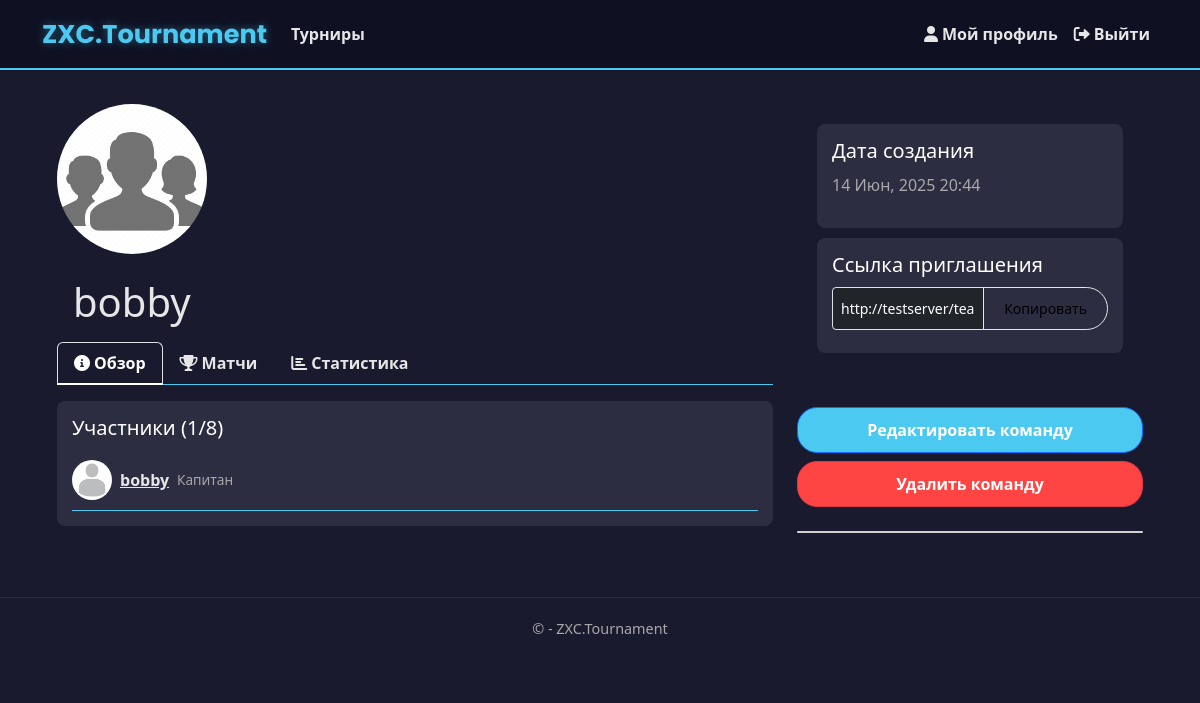
Page /team/3/ (signed in) on the committed database.
### app/models.py (models this page shows, shortened)
class Team(models.Model):
    name = models.CharField(
        max_length=20,
        unique=True,
        verbose_name="Название команды",
        error_messages={
            'unique': "Команда с таким названием уже существует"
        }
    )
    avatar = models.ImageField(
        upload_to='team_avatars/',
        default='team_avatars/default_team.jpg',
        blank=True,
        null=True,
        verbose_name="Аватар команды"
    )
    captain = models.ForeignKey(
        User,
        on_delete=models.CASCADE,
        related_name='captained_teams',
        verbose_name="Капитан"
    )
    members = models.ManyToManyField(
        User,
        related_name='teams',
        blank=True,
        verbose_name="Участники"
    )
    created_at = models.DateTimeField(
        auto_now_add=True,
        verbose_name="Дата создания"
    )
    invite_code = models.CharField(
        max_length=32,
        unique=True,
        verbose_name="Код приглашения"
    )
    class Meta:
        verbose_name = 'Команда'
        verbose_name_plural = 'Команды'
        ordering = ['-created_at']
    def member_count(self):
        if not self.pk:
            return 0
        return self.members.count()
    def is_captain(self, user):
        return self.captain == user
    def is_member(self, user):
        return self.members.filter(pk=user.pk).exists()
    def get_all_members(self):
        if not self.pk:
            return []
        members = list(self.members.all())
        if self.captain not in members:
            members.insert(0, self.captain)
        return members

class UserProfile(models.Model):
    user = models.OneToOneField(User, on_delete=models.CASCADE)
    email_confirmed = models.BooleanField(default=False)
    avatar = models.ImageField(
        upload_to='avatars/',
        default='avatars/default.jpg',
        blank=True,
        null=True
    )
    team = models.ForeignKey(Team, on_delete=models.SET_NULL, null=True, blank=True, related_name='team_members')
    bio = models.TextField(blank=True, null=True)

### app/views.py (the view)
# urls.py: path('team/<int:team_id>/', views.team_page, name='team_page'),
@login_required
def team_page(request, team_id):
    team = get_object_or_404(Team, id=team_id)
    is_member = team.is_member(request.user)
    is_captain = team.is_captain(request.user)
    return render(request, 'app/teams/team_page.html', {
        'team': team,
        'is_member': is_member,
        'is_captain': is_captain,
        'invite_link': request.build_absolute_uri(
            reverse('join_team', kwargs={'invite_code': team.invite_code}))
    })

### app/templates/app/teams/team_page.html (shortened to what this page needs)
{% extends "app/layout.html" %}
{% load static %}
{% block content %}
<div class="container mt-4">
    <div class="row">
        <div class="col-md-8">
            <div class="align-items-center mb-3">
                <img src="{% if team.avatar %}{{ team.avatar.url }}{% else %}/media/team_avatars/default.jpg{% endif %}"
                     class="img-fluid rounded-circle mb-4"
                     style="width: 150px; height: 150px; object-fit: cover;">
                <h1 class="mb-0 ms-3">{{ team.name }}</h1>
            </div>
            <ul class="nav nav-tabs">
                <li class="nav-item">
                    <a class="nav-link active" href="#overview" data-bs-toggle="tab">
                        <i class="fas fa-info-circle me-1"></i>Обзор
                    </a>
                </li>
                <li class="nav-item">
                    <a class="nav-link" href="#matches" data-bs-toggle="tab">
                        <i class="fas fa-trophy me-1"></i>Матчи
                    </a>
                </li>
                <li class="nav-item">
                    <a class="nav-link" href="#statistics" data-bs-toggle="tab">
                        <i class="fas fa-chart-bar me-1"></i>Статистика
                    </a>
                </li>
            </ul>
            <div class="tab-content mt-3">
                <div id="overview" class="tab-pane fade show active">
                    <div class="info-block">
                        <h5>Участники ({{ team.member_count }}/8)</h5>
                        {% for member in team.get_all_members %}
                        <div class="member-card d-flex align-items-center justify-content-between">
                            <div class="d-flex align-items-center gap-2">
                                <img src="{{ member.userprofile.avatar.url }}" alt="{{ member.username }}" class="member-avatar">
                                <a href="{% url 'view_profile' username=member.username %}" class="member-name">
                                    {{ member.username }}
                                </a>
                                <span class="member-role">
                                    {% if member == team.captain %}
                                    Капитан
                                    {% else %}
                                    Участник
                                    {% endif %}
                                </span>
                            </div>
                        </div>
                        {% empty %}
                        <p class="text-muted">Пока никто не присоединился к команде</p>
                        {% endfor %}
                    </div>
                </div>
            </div>
        </div>
        <div class="col-md-4">
            <div class="right-column">
                <div class="info-box">
                    <h5>Дата создания</h5>
                    <p>{{ team.created_at|date:"d M, Y H:i" }}</p>
                </div>
                {% if is_captain %}
                <div class="info-box">
                    <h5>Ссылка приглашения</h5>
                    <div class="input-group mb-2">
                        <input type="text"
                               class="form-control form-control-sm bg-dark text-white"
                               value="{{ invite_link }}"
                               id="inviteLink"
                               readonly>
                        <button class="btn btn-outline-secondary btn-sm" type="button" onclick="copyInviteLink()">
                            Копировать
                        </button>
                    </div>
                </div>
                {% endif %}
            </div>
            {% if is_captain %}
            <div class="action-buttons mt-4">
                <a href="{% url 'edit_team' team_id=team.id %}" class="btn btn-primary mb-2 w-100">
                    Редактировать команду
                </a>
                <a href="{% url 'delete_team' team_id=team.id %}" class="btn btn-danger w-100">
                    Удалить команду
                </a>
            </div>
            {% endif %}
            <div class="card mt-4 mb-4">
            </div>
        </div>
    </div>
</div>
{% endblock %}

### static/app/content/site.css (style rules this page uses)
body { padding-top: 10px; padding-bottom: 10px; }
input, select, textarea { max-width: 280px; }
body { background-color: #1a1a2e; color: #e6e6e6; font-family: 'Segoe UI', Tahoma, Geneva, Verdana, sans-serif; }

### app/templates/app/layout.html (style rules this page uses)
.nav-link { color: #e6e6e6 !important; font-weight: 500; transition: color 0.3s ease; }

### app/templates/app/teams/team_page.html (style rules this page uses)
.nav-tabs { border-bottom: 1px solid #4cc9f0; }
.nav-link { color: #e6e6e6; font-weight: bold; }
.nav-link.active { background-color: transparent !important; color: white !important; border-bottom: 2px solid #4cc9f0; }
.info-block { background-color: #2d2d42; padding: 15px; margin-bottom: 20px; border-radius: 8px; }
.info-block h5 { color: #ffffff; margin-bottom: 10px; }
.btn-primary { background-color: #4cc9f0; color: white; font-weight: bold; padding: 10px 20px; border-radius: 20px; }
.btn-danger { background-color: #ff4444; color: white; font-weight: bold; padding: 10px 20px; border-radius: 20px; }
.btn-outline-secondary { color: black; border-color: #e6e6e6; padding: 10px 20px; border-radius: 35px; }
.right-column { background-color: #1a1a2e; padding: 20px; border-radius: 10px; margin-bottom: 20px; }
.right-column h5 { color: #ffffff; margin-bottom: 10px; }
.right-column p { color: #a8a8a8; }
.info-box { background-color: #2d2d42; padding: 15px; border-radius: 8px; margin-bottom: 10px; }
.info-box h5 { color: #ffffff; margin-bottom: 10px; }
.info-box p { color: #a8a8a8; }
.member-card { display: flex; align-items: center; gap: 10px; padding: 10px 0; border-bottom: 1px solid #4cc9f0; }
.member-avatar { width: 40px; height: 40px; object-fit: cover; border-radius: 50%; }
.member-name { font-weight: bold; color: #e6e6e6; }
.member-role { color: #a8a8a8; font-size: 0.85rem; margin-left: auto; }

### rows in the picture
Team: avatar (placeholder picture), name "bobby", member_count "1", created_at "14 Июн, 2025 20:44"

### other values in the picture
{{ member.username }} "bobby"
